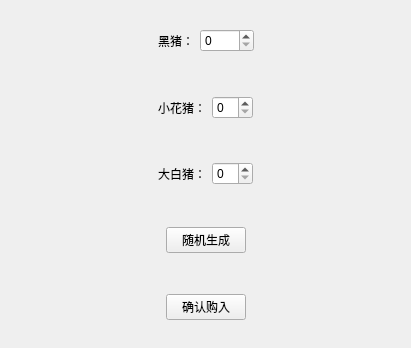
<?xml version="1.0" encoding="UTF-8"?>
<ui version="4.0">
 <class>AddPigWidget</class>
 <widget class="QWidget" name="AddPigWidget">
  <property name="geometry">
   <rect>
    <x>0</x>
    <y>0</y>
    <width>411</width>
    <height>348</height>
   </rect>
  </property>
  <property name="windowTitle">
   <string>Form</string>
  </property>
  <layout class="QVBoxLayout" name="verticalLayout">
   <item>
    <widget class="QWidget" name="widget" native="true">
     <layout class="QHBoxLayout" name="horizontalLayout">
      <item>
       <spacer name="horizontalSpacer">
        <property name="orientation">
         <enum>Qt::Horizontal</enum>
        </property>
        <property name="sizeHint" stdset="0">
         <size>
          <width>40</width>
          <height>20</height>
         </size>
        </property>
       </spacer>
      </item>
      <item>
       <widget class="QLabel" name="label">
        <property name="text">
         <string>黑猪：</string>
        </property>
       </widget>
      </item>
      <item>
       <widget class="QSpinBox" name="blackPigSpinBox">
        <property name="maximum">
         <number>1000</number>
        </property>
       </widget>
      </item>
      <item>
       <spacer name="horizontalSpacer_2">
        <property name="orientation">
         <enum>Qt::Horizontal</enum>
        </property>
        <property name="sizeHint" stdset="0">
         <size>
          <width>40</width>
          <height>20</height>
         </size>
        </property>
       </spacer>
      </item>
     </layout>
    </widget>
   </item>
   <item>
    <widget class="QWidget" name="widget_2" native="true">
     <layout class="QHBoxLayout" name="horizontalLayout_2">
      <item>
       <spacer name="horizontalSpacer_3">
        <property name="orientation">
         <enum>Qt::Horizontal</enum>
        </property>
        <property name="sizeHint" stdset="0">
         <size>
          <width>40</width>
          <height>20</height>
         </size>
        </property>
       </spacer>
      </item>
      <item>
       <widget class="QLabel" name="label_2">
        <property name="text">
         <string>小花猪：</string>
        </property>
       </widget>
      </item>
      <item>
       <widget class="QSpinBox" name="smallFlowerPigSpinBox"/>
      </item>
      <item>
       <spacer name="horizontalSpacer_4">
        <property name="orientation">
         <enum>Qt::Horizontal</enum>
        </property>
        <property name="sizeHint" stdset="0">
         <size>
          <width>40</width>
          <height>20</height>
         </size>
        </property>
       </spacer>
      </item>
     </layout>
    </widget>
   </item>
   <item>
    <widget class="QWidget" name="widget_3" native="true">
     <layout class="QHBoxLayout" name="horizontalLayout_3">
      <item>
       <spacer name="horizontalSpacer_5">
        <property name="orientation">
         <enum>Qt::Horizontal</enum>
        </property>
        <property name="sizeHint" stdset="0">
         <size>
          <width>40</width>
          <height>20</height>
         </size>
        </property>
       </spacer>
      </item>
      <item>
       <widget class="QLabel" name="label_3">
        <property name="text">
         <string>大白猪：</string>
        </property>
       </widget>
      </item>
      <item>
       <widget class="QSpinBox" name="bigWhiteSpinBox"/>
      </item>
      <item>
       <spacer name="horizontalSpacer_6">
        <property name="orientation">
         <enum>Qt::Horizontal</enum>
        </property>
        <property name="sizeHint" stdset="0">
         <size>
          <width>40</width>
          <height>20</height>
         </size>
        </property>
       </spacer>
      </item>
     </layout>
    </widget>
   </item>
   <item>
    <widget class="QWidget" name="widget_4" native="true">
     <layout class="QHBoxLayout" name="horizontalLayout_4">
      <item>
       <spacer name="horizontalSpacer_7">
        <property name="orientation">
         <enum>Qt::Horizontal</enum>
        </property>
        <property name="sizeHint" stdset="0">
         <size>
          <width>40</width>
          <height>20</height>
         </size>
        </property>
       </spacer>
      </item>
      <item>
       <widget class="QPushButton" name="randomPushButton">
        <property name="text">
         <string>随机生成</string>
        </property>
       </widget>
      </item>
      <item>
       <spacer name="horizontalSpacer_8">
        <property name="orientation">
         <enum>Qt::Horizontal</enum>
        </property>
        <property name="sizeHint" stdset="0">
         <size>
          <width>40</width>
          <height>20</height>
         </size>
        </property>
       </spacer>
      </item>
     </layout>
    </widget>
   </item>
   <item>
    <widget class="QWidget" name="widget_5" native="true">
     <layout class="QHBoxLayout" name="horizontalLayout_5">
      <item>
       <spacer name="horizontalSpacer_9">
        <property name="orientation">
         <enum>Qt::Horizontal</enum>
        </property>
        <property name="sizeHint" stdset="0">
         <size>
          <width>40</width>
          <height>20</height>
         </size>
        </property>
       </spacer>
      </item>
      <item>
       <widget class="QPushButton" name="BuypushButton">
        <property name="text">
         <string>确认购入</string>
        </property>
       </widget>
      </item>
      <item>
       <spacer name="horizontalSpacer_10">
        <property name="orientation">
         <enum>Qt::Horizontal</enum>
        </property>
        <property name="sizeHint" stdset="0">
         <size>
          <width>40</width>
          <height>20</height>
         </size>
        </property>
       </spacer>
      </item>
     </layout>
    </widget>
   </item>
  </layout>
 </widget>
 <resources/>
 <connections/>
</ui>
